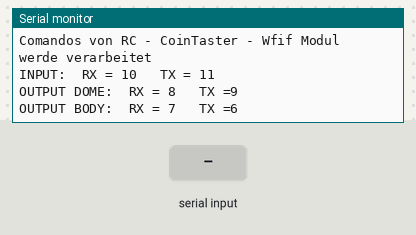
Simulated run of this sketch. Board: Arduino Uno, built with avr-gcc and run on an emulated ATmega328P. On the bench: the last lines printed to the serial monitor. Inputs (shaded band) come from the test bench.

Above: at 1.3 s.
1.4 s: "!\n" received over the second serial link
At 3.5 s:
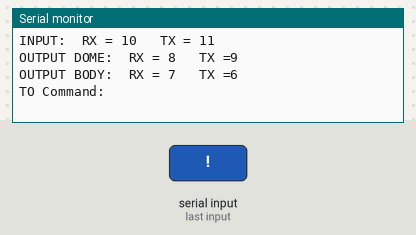
3.8 s: ":SE\n" received over the second serial link
At 5.6 s:
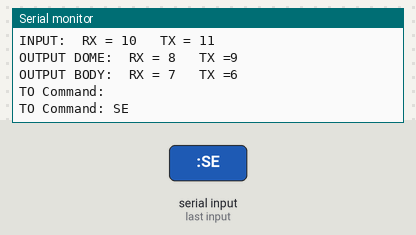

Measured:
- after the input at 1.4 s, the serial monitor: prints a new line after 1.0 s (image 1)
- after the input at 3.8 s, the serial monitor: prints a new line after 1.0 s (image 2)

The sketch:

R2-MC-Body-Translator.ino
```cpp
#include <SoftwareSerial.h>        // Durch diesen Include können wir die Funktionen
// der SoftwareSerial Bibliothek nutzen.
SoftwareSerial FromDuino(10,11);     //  Pin D10 ist RX, Pin D11 ist TX.// Senden an Marcduino Boards
SoftwareSerial ToDuinoDOME(8,9);       //  Pin D8 ist RX, Pin D9 ist TX.// Senden an Marcduino Boards
SoftwareSerial ToDuinoBODY(7,6);       //  Pin D7 ist RX, Pin D6 ist TX.// Senden an Marcduino Boards


String cmd; //Consohlen Input
String data;
byte debug = false; //Debug function


void setup()
{
  // Zuerst initialisieren wir die serielle Schnittstelle des Arduino.
  Serial.begin(9600); // Monitor for debugging
  Serial.println("##### R2MainController 13.09.2020 #####");
  Serial.println("Comandos von RC - CoinTaster - Wfif Modul werde verarbeitet");
  Serial.println("INPUT:  RX = 10   TX = 11");

  Serial.println("OUTPUT DOME:  RX = 8   TX =9 ");

   Serial.println("OUTPUT BODY:  RX = 7   TX =6 ");

  // Dann initialisieren wir die serielle Schnittstelle der SoftwareSerial Bibliothek.
 FromDuino.begin(9600);
  //delay(500);
 ToDuinoDOME.begin(9600);

 ToDuinoBODY.begin(9600);

}


void parseCommand(String cmd) {

    if (cmd.startsWith("!")||cmd.startsWith(":SE")) {

      data = cmd;
      data.remove(0,1);

      Serial.print("TO Command: ");
        Serial.println(data);
        ToDuinoBODY.print(data);
        ToDuinoBODY.print("\r");

      } else {
        ToDuinoDOME.print(cmd); ToDuinoDOME.print("\r");
      }


    if (cmd == ":CL00"){
      //Serial.print("to Body");
      ToDuinoBODY.print(":CL00\r");
      }
    if (cmd == ":OP00"){
      // Serial.print("to Body");
      ToDuinoBODY.print(":OP00\r");
      }


}


void loop()
{

  FromDuino.listen();

  if(FromDuino.available() > 0 )
    {
       data = FromDuino.readStringUntil('\r');
      if (data != "") {
        if (debug){
           // say what you got:
          Serial.print("I received from Input: ");
          Serial.println(data);
        }
          parseCommand(data);
          data = "";


      } // end data
    } // end serial


}
```
